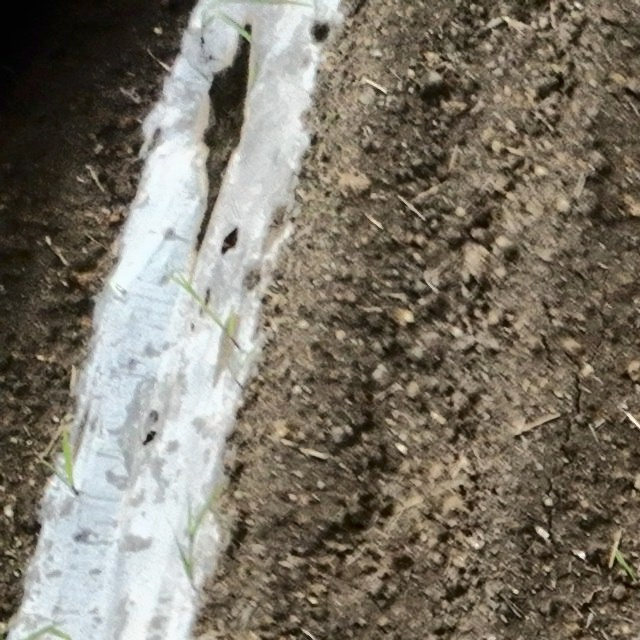
#> input picture homework3-t1/imgs/sugarcane_seedling.jpg, 640 x 640 px
$ python gray.py
#> lines starting #> are read from the running program, lines starting #| are printed output that depends on the picture
import cv2
import os

'''
- 功能：将彩色图片转换为灰度图片
- 输入：原始图片路径
- 输出：灰度图片路径
- 备注：使用OpenCV库进行图片处理，进行实验数据的初步准备和预处理。
'''

# 读取原始图片
input_path = 'imgs/sugarcane_seedling.jpg'
output_path = 'imgs/gray_sugarcane_seedling.jpg'


# 确保输入文件存在
if not os.path.exists(input_path):
    print(f"错误：找不到输入文件 {input_path}")
    exit(1)

# 读取图片
img = cv2.imread(input_path)
#> img is the input picture: shape (640, 640, 3); mean B, G, R 104.6, 117.1, 123.6

# 将图片转换为灰度图
gray_img = cv2.cvtColor(img, cv2.COLOR_BGR2GRAY)
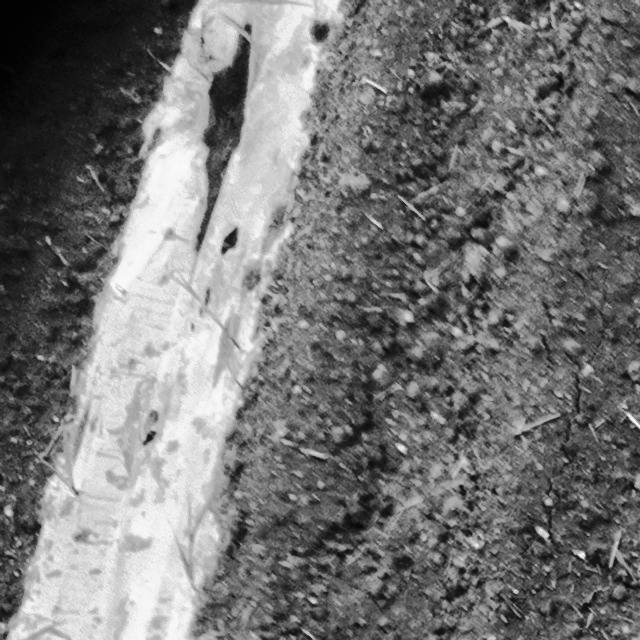
#> gray_img: shape (640, 640); min 1, max 252, mean 117.6

# 保存灰度图片
cv2.imwrite(output_path, gray_img)

print(f"灰度图片已保存到：{output_path}")
